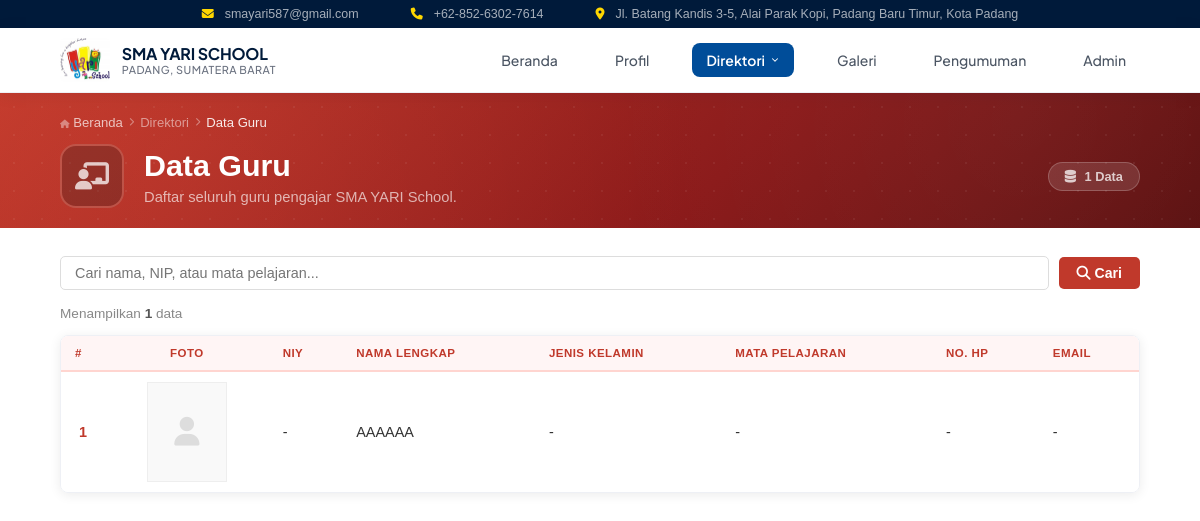
/direktori/direktori_guru.php, run on the app's committed database.
### tables this page shows
CREATE TABLE `guru` (
  `id` int(11) NOT NULL,
  `foto` varchar(500) DEFAULT NULL,
  `niy` varchar(50) DEFAULT NULL,
  `nama_lengkap` varchar(100) NOT NULL,
  `bidang_studi` varchar(150) NOT NULL DEFAULT '',
  `created_at` timestamp NOT NULL DEFAULT CURRENT_TIMESTAMP
);

### direktori/direktori_guru.php (the view, shortened to what this page needs)
<?php include '../koneksi.php'; ?>
<!DOCTYPE html>
<html lang="id">
<head>
    <link rel="stylesheet" href="/project-web-sekolah/style.css">
    <link rel="stylesheet" href="https://cdnjs.cloudflare.com/ajax/libs/font-awesome/6.4.0/css/all.min.css">
</head>
<body>
<?php include '../header-content.php'; ?>
<?php
$search = trim($_GET['q'] ?? '');
$where  = '';
$result = mysqli_query($conn, "SELECT * FROM `guru` $where ORDER BY nama_lengkap ASC");
$total  = $result ? mysqli_num_rows($result) : 0;
?>
<div class="dir-hero">
    <div class="container">
        <div class="dir-breadcrumb">
            <a href="/project-web-sekolah/index.php"><i class="fas fa-home"></i> Beranda</a>
            <i class="fas fa-chevron-right"></i>
            <span>Direktori</span>
            <i class="fas fa-chevron-right"></i>
            <span class="current">Data Guru</span>
        </div>
        <div class="dir-hero-body">
            <div class="dir-hero-icon"><i class="fas fa-chalkboard-teacher"></i></div>
            <div class="dir-hero-text">
                <h1>Data Guru</h1>
                <p>Daftar seluruh guru pengajar SMA YARI School.</p>
            </div>
            <div class="dir-hero-badge">
                <i class="fas fa-database" style="margin-right:5px;"></i>
                <?php echo $total; ?> Data
            </div>
        </div>
    </div>
</div>
<div class="container dir-content">
    <form method="GET" action="direktori_guru.php">
        <div class="dir-toolbar">
            <input type="text" name="q" placeholder="Cari nama, NIP, atau mata pelajaran..." value="<?php echo htmlspecialchars($search); ?>">
            <button type="submit"><i class="fas fa-search"></i> Cari</button>
        </div>
    </form>
    <div class="dir-stat">
        Menampilkan <strong><?php echo $total; ?></strong> data
    </div>
    <div class="table-wrap">
    <?php if ($result && $total > 0): ?>
    <table>
        <thead><tr>
                        <th>#</th>
                        <th style="text-align: center;">Foto</th>
                        <th>NIY</th>
                        <th>Nama Lengkap</th>
                        <th>Jenis Kelamin</th>
                        <th>Mata Pelajaran</th>
                        <th>No. HP</th>
                        <th>Email</th>
        </tr></thead>
        <tbody>
        <?php $no = 1; while ($row = mysqli_fetch_assoc($result)): ?>
            <tr>
                <td><?php echo $no++; ?></td>
                <td style="text-align: center;">
                    <?php if (!empty($row['foto']) && file_exists("../img_guru/" . $row['foto'])): ?>
                        <img src="../img_guru/<?php echo $row['foto']; ?>" alt="Foto" class="img-guru" onclick="openZoom(this.src)">
                    <?php else: ?>
                        <div class="no-img-icon"><i class="fas fa-user"></i></div>
                    <?php endif; ?>
                </td>
                <td><?php echo htmlspecialchars($row['nip'] ?? '-'); ?></td>
                <td><?php echo htmlspecialchars($row['nama_lengkap'] ?? '-'); ?></td>
                <td><?php echo htmlspecialchars($row['jenis_kelamin'] ?? '-'); ?></td>
                <td><?php echo htmlspecialchars($row['mata_pelajaran'] ?? '-'); ?></td>
                <td><?php echo htmlspecialchars($row['no_hp'] ?? '-'); ?></td>
                <td><?php echo htmlspecialchars($row['email'] ?? '-'); ?></td>
            </tr>
        <?php endwhile; ?>
        </tbody>
    </table>
    <?php endif; ?>
    </div>
</div>
</body>
</html>

### style.css (style rules this page uses)
* { margin: 0; padding: 0; box-sizing: border-box; font-family: sans-serif; }
.container { width: 90%; max-width: 1200px; margin: 0 auto; }

### direktori/direktori_guru.php (style rules this page uses)
.dir-hero { background: linear-gradient(135deg, #c0392b 0%, #8b1a1a 60%, #5a0f0f 100%); padding: 22px 0 20px; position: relative; overflow: hidden; }
.dir-hero::before { content: ''; position: absolute; inset: 0; background-image: radial-gradient(circle at 15% 60%, rgba(255,100,80,.12) 0%, transparent 50%), radial-gradient(circle at 85% 20%, rgba(255,255,255,.04) 0%, transparent 40%); }
.dir-hero::after { content: ''; position: absolute; inset: 0; background-image: radial-gradient(rgba(255,255,255,.06) 1px, transparent 1px); background-size: 28px 28px; }
.dir-hero .container { position: relative; z-index: 1; }
.dir-breadcrumb { display: flex; align-items: center; gap: 6px; font-size: .82em; color: rgba(255,255,255,.5); margin-bottom: 14px; }
.dir-breadcrumb a { color: rgba(255,255,255,.7); text-decoration: none; }
.dir-breadcrumb i { font-size: .65em; color: rgba(255,255,255,.4); }
.dir-breadcrumb .current { color: rgba(255,255,255,.9); }
.dir-hero-body { display: flex; align-items: center; gap: 20px; }
.dir-hero-icon { width: 64px; height: 64px; background: rgba(30,30,30,.25); border: 2px solid rgba(255,138,122,.4); border-radius: 16px; display: flex; align-items: center; justify-content: center; font-size: 1.7rem; color: rgba(255,255,255,.75); flex-shrink: 0; }
.dir-hero-text h1 { font-size: 1.9em; font-weight: 700; color: #fff; margin: 0 0 6px; }
.dir-hero-text p { color: rgba(255,255,255,.65); font-size: .92em; margin: 0; }
.dir-hero-badge { margin-left: auto; background: rgba(255,255,255,.12); border: 1px solid rgba(255,255,255,.2); color: rgba(255,255,255,.75); font-size: .8em; font-weight: 600; padding: 6px 16px; border-radius: 50px; white-space: nowrap; flex-shrink: 0; }
.dir-content { padding: 28px 0 50px; }
.dir-toolbar { display: flex; align-items: center; gap: 10px; margin-bottom: 16px; flex-wrap: wrap; }
.dir-toolbar input { flex: 1; min-width: 220px; border: 1px solid #ddd; border-radius: 5px; padding: 8px 14px; font-size: .9em; color: #333; outline: none; }
.dir-toolbar button { background: #c0392b; color: #fff; border: none; border-radius: 5px; padding: 8px 18px; font-size: .88em; font-weight: 600; cursor: pointer; }
.dir-stat { font-size: .85em; color: #888; margin-bottom: 14px; }
.dir-stat strong { color: #555; }
.table-wrap { overflow-x: auto; border-radius: 8px; box-shadow: 0 2px 12px rgba(0,0,0,.08); border: 1px solid #eef0f5; }
table { width: 100%; border-collapse: collapse; background: #fff; font-size: .9em; }
thead { background: #fff5f5; }
thead th { padding: 11px 14px; text-align: left; font-size: .8em; font-weight: 700; text-transform: uppercase; letter-spacing: .04em; color: #c0392b; border-bottom: 2px solid #ffd5d0; white-space: nowrap; }
tbody tr { border-bottom: 1px solid #f2f4f8; transition: background .12s; }
tbody tr:last-child { border-bottom: none; }
tbody td { padding: 10px 14px; color: #333; vertical-align: middle; }
tbody td:first-child { font-weight: 700; color: #c0392b; width: 44px; text-align: center; }
.no-img-icon { width: 80px; height: 100px; background: #f9f9f9; display: flex; align-items: center; justify-content: center; color: #ddd; font-size: 2em; border: 1px solid #eee; margin: 0 auto; }

### data on the page
guru: nip "-", nama_lengkap "AAAAAA", jenis_kelamin "-", mata_pelajaran "-", no_hp "-", email "-"

### other printed values
$total "1"
